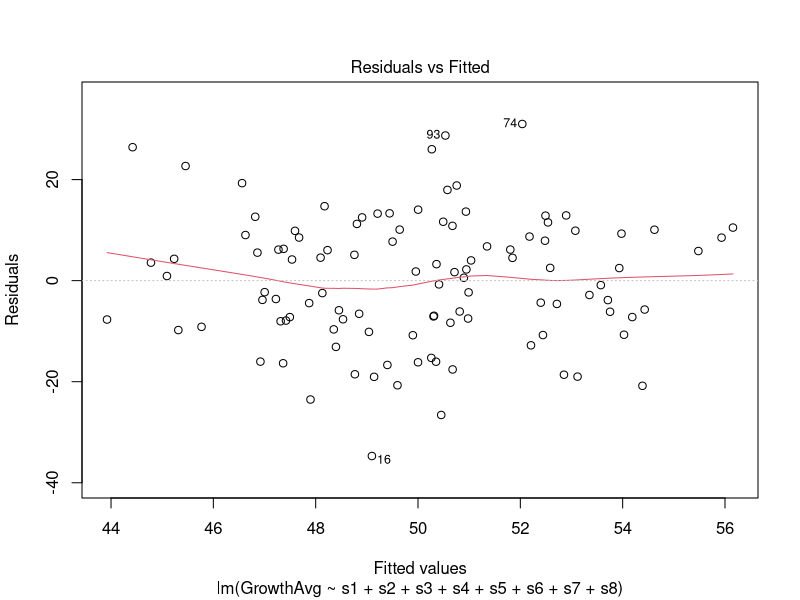
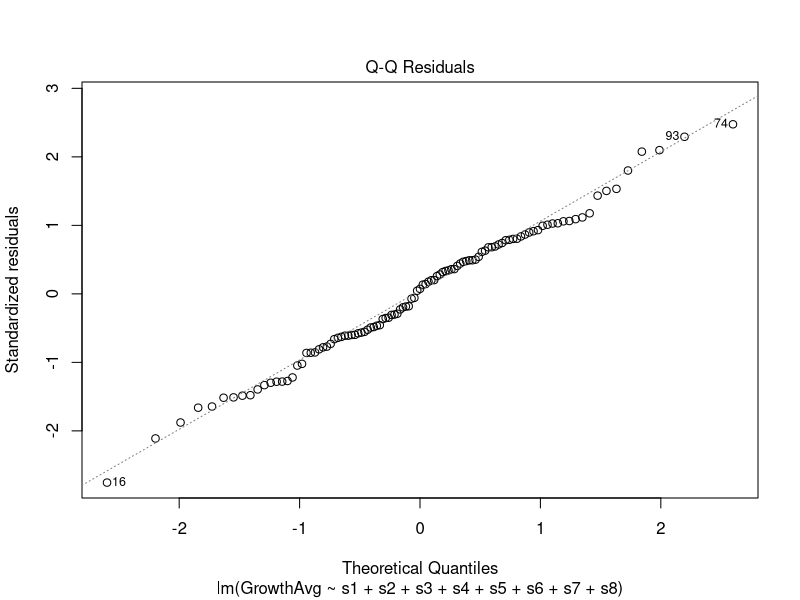
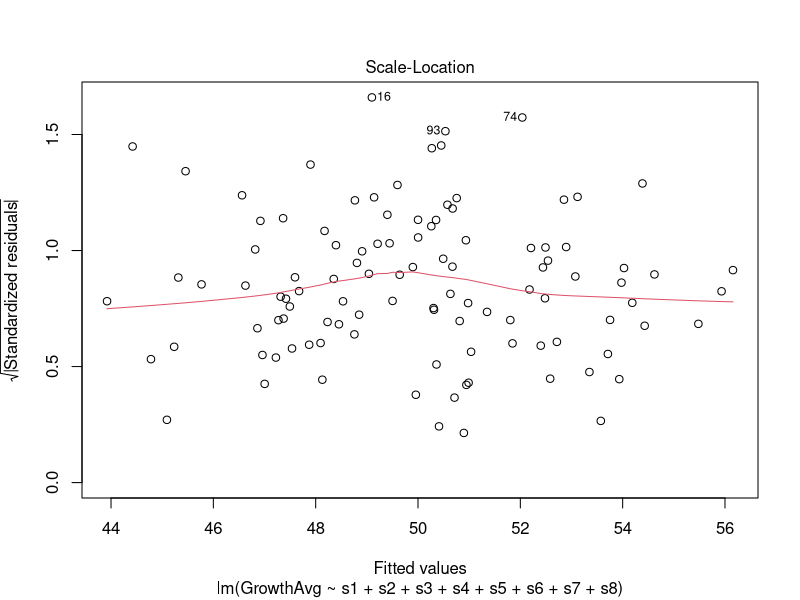
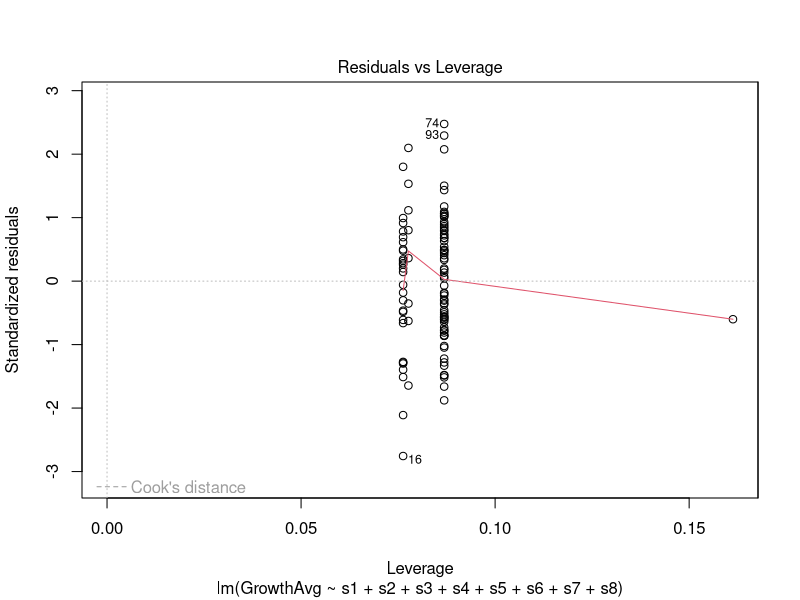
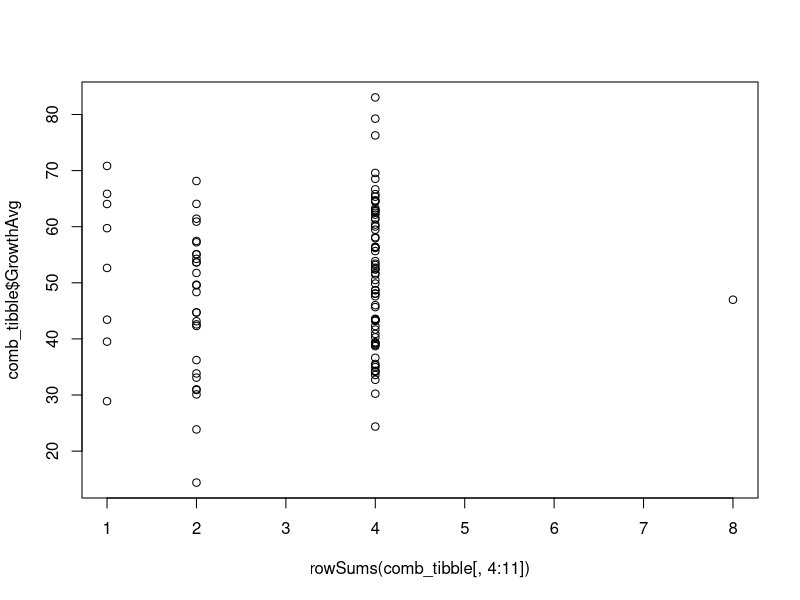

These charts were generated, in order, by the following R code: (Note: this script raises an error after producing the figures.)
# Sam Welch
# A script that produces a unique stressor combination ID, fills in a binary matrix based on it, then generates dummy growth data. Boolean version.
# 26th May 2018
rm(list=ls())

library(tidyverse)
library(ggplot2)

vector_stressors <- c("1","2","3","4","5","6","7","8")

# Generate matrices of every 1-, 2-, 4-, and 8- combination of stressors.
matrix_combn_eight <- combn(vector_stressors,8)
matrix_combn_four <- combn(vector_stressors,4)
matrix_combn_two <- combn(vector_stressors,2)
matrix_combn_one <- combn(vector_stressors,1)

# Turn matrices into vectors of strings of combinations
vector_combn_eight <- apply(matrix_combn_eight,2, paste, collapse="")
vector_combn_four <- apply(matrix_combn_four,2, paste, collapse="")
vector_combn_two <- apply(matrix_combn_two,2, paste, collapse="")
vector_combn_one <- apply(matrix_combn_one,2, paste, collapse="")

# Combine them into one vector of length 107
vector_combn <- c(vector_combn_one, vector_combn_two, vector_combn_four, vector_combn_eight)

# Create a tibble of unique combination IDs, presence/absence of stressors and five replicates of growth
comb_tibble <- tibble(
  vector_combn,
  species = 0,
  legacy = 0,
  `s1` = 0,
  `s2` = 0,
  `s3` = 0,
  `s4` = 0,
  `s5` = 0,
  `s6` = 0,
  `s7` = 0,
  `s8` = 0,
  `GrowthA` = 0,
  `GrowthB` = 0,
  `GrowthC` = 0,
  `GrowthD` = 0,
  `GrowthE` = 0
)

# Loop over all combination IDs and assign stressors as present
# Yes, I am aware of the inefficiency here - I just don't know how to do it better.
for (i in 1:107) {
  comb <- comb_tibble[i,1]            # For each combination ID: assign to the variable comb
  for (j in 1:8) {                    # Loop across comb for j = 1:8
    if (grepl(toString(j),comb)) {    # if comb contains the string of j, 
      comb_tibble[i, j + 3] = 1    # change the value in the relevant position of the tibble to 1
    }
    j <- j + 1
  }
  i <- i + 1
}

# Another loop to stick some random data into the growth columns. Can this be done more elegantly with apply?
for (k in 1:107) {
  for (l in 12:16){
    comb_tibble[k,l] = runif(1, min=0, max=100)
    l <- l + 1
  }
  k <- k + 1
}

# Add a means column.
summary(comb_tibble)
comb_tibble <- mutate(comb_tibble,GrowthAvg = rowMeans(comb_tibble[,12:16]))

# What I've read online suggests a multiple linear regression or a non-linear multiple regression - so I'm going to try both...

# Multiple linear regression
mlr <- lm(
  formula = GrowthAvg ~ s1 + s2 + s3 + s4 + s5 + s6 + s7 + s8,
  data = comb_tibble)
summary(mlr)
plot(mlr)

# row sums is an easier way to look at interaction by stressor richness
plot(comb_tibble$GrowthAvg~rowSums(comb_tibble[,4:11]))


lm0=lm(growth~s1+s2+s3)
lm1=lm(growth~s1+s2+s3+s1:s2+s1:s3+s2:s3)
lm2=lm(growth~s1+s2+s3+s1:s2+s1:s3+s2:s3+s1:s2:s3)

anova(lm0,lm1,lm2)

stepAIC(lm2)

# Make your life easier by automating your X-way interaction formulae
as.formula(c("growth~",paste("s",1:10, sep="")))



# I can't remember how to interpret any of this, but at least I'll have a choice when it comes to working with the real data...

# Non-linear multiple regression - doesn't work because I don't understand it...
# nlmr <- nls(
#  formula = GrowthAvg ~ s1 + s2 + s3 + s4 + s5 + s6 + s7 + s8, # This is the wrong sort of formula for nls()
#  data = comb_tibble)

# Boxplot of average growth by stressor
comb_tibble_tidy <- gather(comb_tibble, Rep, Growth, 12:16) # Gathering the data for a boxplot of all stressors containing s1
ggplot(
      subset(comb_tibble_tidy, s1 = 1),
      aes(
      x = vector_combn,
      y = Growth
      )) + geom_boxplot()

# Run an ANOVA/ANCOVA?
anova(mlr)
